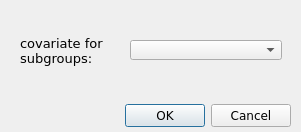
<?xml version="1.0" encoding="UTF-8"?>
<ui version="4.0">
 <class>cov_subgroup_dialog</class>
 <widget class="QDialog" name="cov_subgroup_dialog">
  <property name="geometry">
   <rect>
    <x>0</x>
    <y>0</y>
    <width>301</width>
    <height>132</height>
   </rect>
  </property>
  <property name="font">
   <font>
    <family>Verdana</family>
   </font>
  </property>
  <property name="windowIcon">
   <iconset resource="../images/icons.qrc">
    <normaloff>:/misc/meta.ico</normaloff>:/misc/meta.ico</iconset>
  </property>
  <property name="windowTitle">
   <string>select covariate</string>
  </property>
  <widget class="QDialogButtonBox" name="buttonBox">
   <property name="geometry">
    <rect>
     <x>10</x>
     <y>100</y>
     <width>281</width>
     <height>32</height>
    </rect>
   </property>
   <property name="font">
    <font>
     <family>Verdana</family>
    </font>
   </property>
   <property name="orientation">
    <enum>Qt::Horizontal</enum>
   </property>
   <property name="standardButtons">
    <set>QDialogButtonBox::Cancel|QDialogButtonBox::Ok</set>
   </property>
  </widget>
  <widget class="QLabel" name="label">
   <property name="geometry">
    <rect>
     <x>20</x>
     <y>30</y>
     <width>121</width>
     <height>41</height>
    </rect>
   </property>
   <property name="font">
    <font>
     <family>Verdana</family>
     <pointsize>10</pointsize>
    </font>
   </property>
   <property name="text">
    <string>covariate for 
subgroups:</string>
   </property>
  </widget>
  <widget class="QComboBox" name="cov_subgroup_cbo_box">
   <property name="geometry">
    <rect>
     <x>130</x>
     <y>40</y>
     <width>152</width>
     <height>20</height>
    </rect>
   </property>
   <property name="font">
    <font>
     <family>Verdana</family>
    </font>
   </property>
  </widget>
 </widget>
 <resources/>
 <connections/>
</ui>
